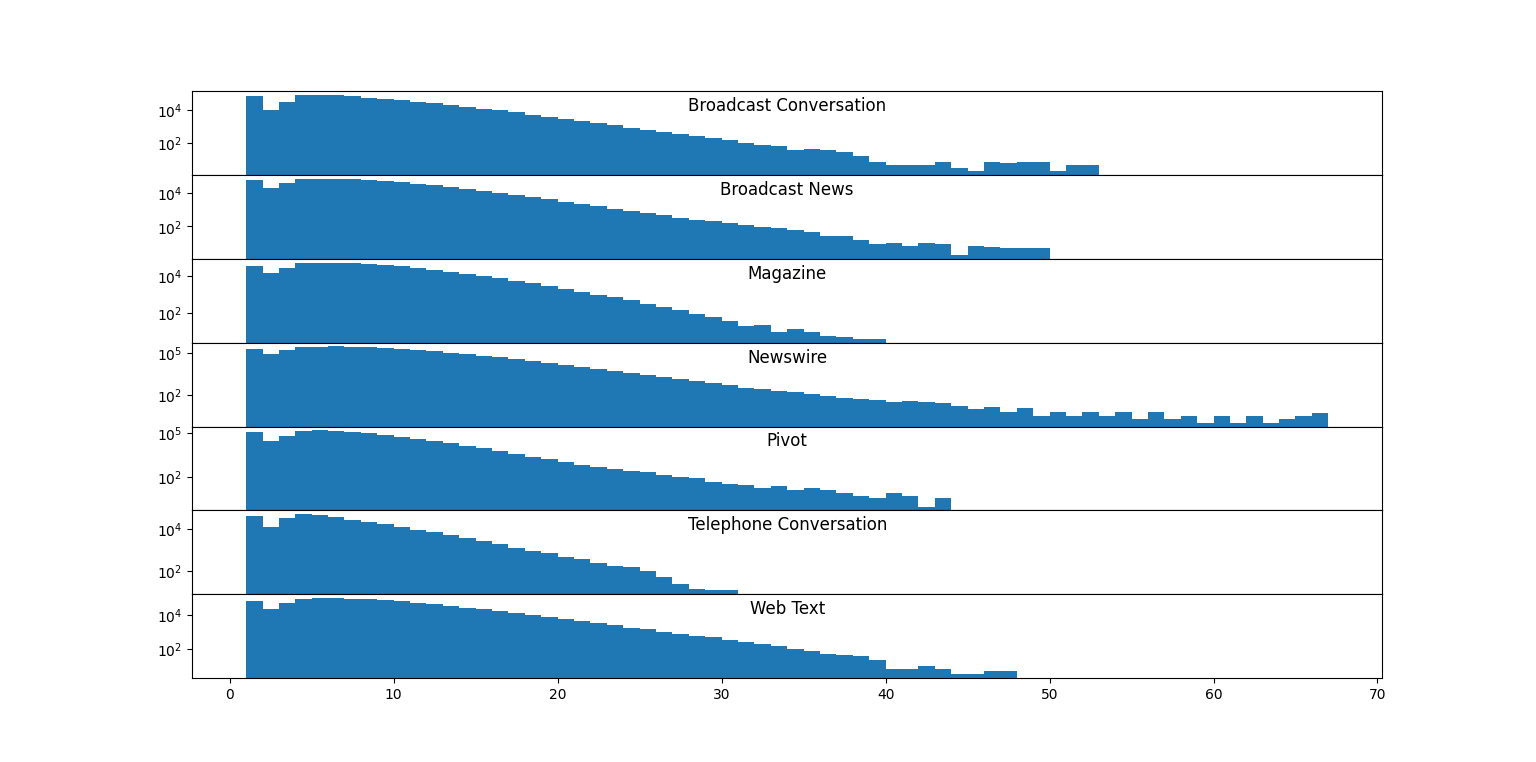

Write the Python code that produced this figure.
import nltk, itertools, matplotlib.pyplot as plt

stats = {}

def report(stack):
#  print("stack:", stack)
  key = tuple(stack)
  if key not in stats:
    stats[key] = 1
  else:
    stats[key] += 1

def production(node):
  return node.label() + " -> " + " ".join(n.label() for n in node)

def parse(sent, stack):
  if sent.height() == 2: #only leave(s)
    assert(len(sent) == 1)

    if stack and stack[-1] == "(" + sent.label() + ")":
      stack.pop()
#      print("shift projected word", sent[0], sent.label())
    else:
#      print("shift word", sent[0], sent.label())
      stack.append(sent.label())
  elif sent[0].label() == sent.label():
    for s in sent:
      parse(s, stack)

    for s in sent:
      stack.pop()

    if stack and stack[-1] == "(" + sent.label() + ")":
      stack.pop()
#      print("complete bottom-up projected", production(sent))
    else:
      stack.append(sent.label())
#      print("complete bottom-up", production(sent))

  else:
    parse(sent[0], stack)

    stack.pop()

    if stack and stack[-1] == "(" + sent.label() + ")":
      stack.pop()
#      print("project and complete", production(sent))
    else:
#      print("project", production(sent))
      pass

    stack.append("[" + sent.label() + "]")
    for s in reversed(sent[1:]):
      stack.append("(" + s.label() + ")")

    report(stack)

    for s in sent[1:]:
      parse(s, stack)
      stack.pop() # successful prediction

    if stack and stack[-1] == "[" + sent.label() + "]":
      stack.pop()
    stack.append(sent.label())
#    print("complete projected:", production(sent))

  report(stack)


overall = {}

#fig, axes = plt.subplots(7, sharex=True)
axes = plt.figure().add_gridspec(7, hspace=0).subplots(sharex=True)

nltk.data.path.append(r"C:\Users\tyomitch\Documents\ontonotes-release-5.0\data\files\data\english\annotations")

corpora = {"bc": "Broadcast Conversation", "bn": "Broadcast News", "mz": "Magazine", "nw": "Newswire",
           "pt": "Pivot", "tc": "Telephone Conversation", "wb": "Web Text"}

for corpus, axis in zip(corpora, axes):
   axis.set_title(corpora[corpus], y=1.0, pad=-14)
   axis.label_outer()

   treebank = nltk.corpus.util.LazyCorpusLoader(corpus, nltk.corpus.BracketParseCorpusReader, r".*\.parse", nltk_data_subdir="")

   processed = 0

   for i, sent in enumerate(treebank.parsed_sents()):

      try:
        if len(sent)==2 and sent[0].label() in ("XX", "``"):
           sent = sent[1]
        else:
           assert(sent.label() == 'TOP' and (len(sent)==1 or (len(sent)==2 and sent[1].label()==".")))
           sent = sent[0]

        if sent.label() in ('FW', 'CODE', 'WHNP', 'WHPP',
                            'WHADVP', 'WHADJP','META', 'XX', 'PRN', 'LST', '.', ','):
           continue

        for pos in sent.treepositions():
           n = sent[pos]
           if isinstance(n, nltk.tree.Tree):
              n.set_label(n.label().split("-")[0])

        if sent.label() in ('FRAG', 'NP', 'PP', 'ADVP', 'X', 'SBAR',
                            'VP', 'UCP', 'ADJP', 'INTJ'):
           continue

        stack = []
        parse(sent, stack)
        assert(stack in (['S'], ['SINV'], ['SBARQ'], ['SQ']))
        processed += 1
      except:
        print(corpus, i)
        raise

   stats = list(stats.items())
   stats.sort(key = lambda x: -x[1])

   print(processed, "sentences processed, out of", i, "total")
   print("Most frequent stacks:")
   print("\n".join(" ".join(reversed(s))+": "+str(freq) for s, freq in stats[:10]))

   for s, freq in stats:
      if s in overall:
         overall[s] += freq
      else:
         overall[s] = freq

   bins = max(len(s) for s, freq in stats)
   #print(bins, "bins")
   #uniplot.histogram(list(itertools.chain.from_iterable([len(s)]*freq for s, freq in stats)), bins=bins-1, bins_min=(11+bins)/12, bins_max=(1+bins*11)/12, width=100, y_gridlines=[])
   axis.hist(list(itertools.chain.from_iterable([len(s)]*freq for s, freq in stats)), bins=bins-1, log=True)
   #print(np.histogram(uniplot.multi_series.MultiSeries(ys=sum(([len(s)]*freq for s, freq in stats), [])).ys[0], bins=bins-1, range=(1, bins)))

   #stats = [(len(s), freq) for s, freq in stats]
   #keys = {l for l, freq in stats}
   #stats = {l: sum(freq for ll, freq in stats if ll==l) for l in keys}
   #print(stats)
   stats = {}

plt.show()

overall = list(overall.items())
overall.sort(key = lambda x: -x[1])
print("Overall most frequent stacks:")
print("\n".join(" ".join(reversed(s))+": "+str(freq) for s, freq in overall[:10]))
